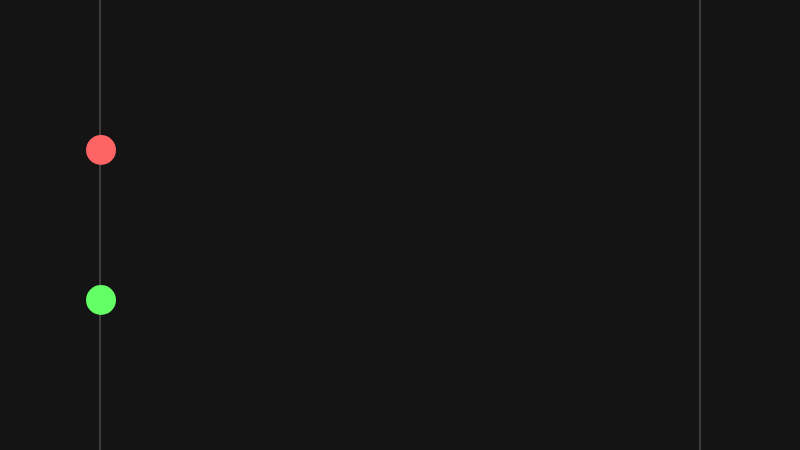
Frame 1 (no input)
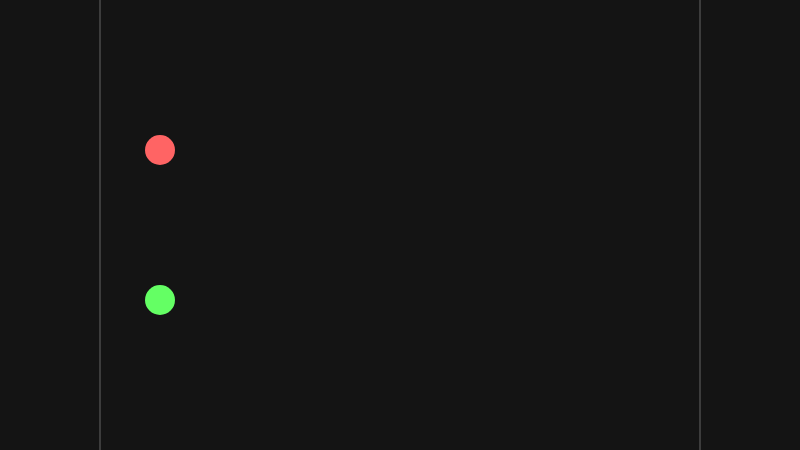
Frame 60 (no input)
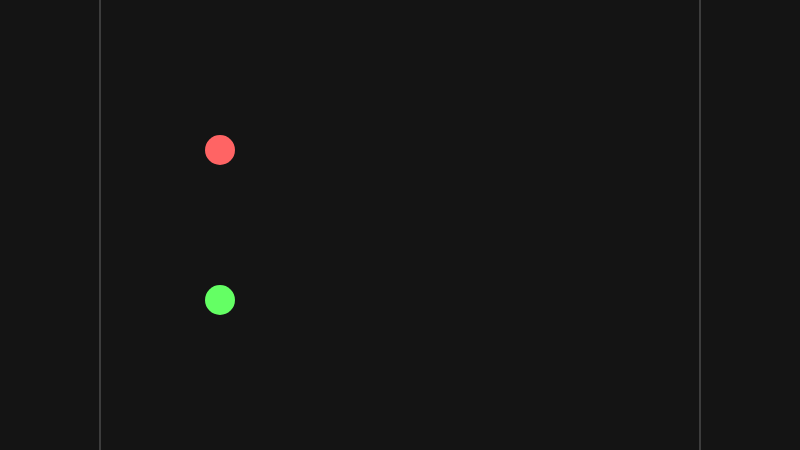
Frame 120 (the mouse pressed at the canvas centre since frame 60)

The p5.js sketch that drew these frames (run headless with seeded random() and noise() and a simulated clock; from frame 60 on, the mouse is pressed at the canvas centre):

// p5.js sketch
// ── sketch.js
let circleSinDelta = { x: 100, y: 150, vel: 60 }; // 60 px por segundo
let circleConDelta = { x: 100, y: 300, vel: 60 }; // 60 px por segundo

let currentFrameRate = 60;
let targetFrameRate = 60;

function setup() {
    createCanvas(800, 450);
    frameRate(targetFrameRate);
}

function draw() {
    background(20);
    
    stroke(100);
    line(100, 0, 100, height);
    line(700, 0, 700, height);
    noStroke();
    
    // Círculo SIN deltaTime (velocidad depende del framerate)
    circleSinDelta.x += circleSinDelta.vel / 60; // Asume 60 FPS siempre
    
    if (circleSinDelta.x > 700) {
        circleSinDelta.x = 100;
    }
    
    fill(255, 100, 100);
    circle(circleSinDelta.x, circleSinDelta.y, 30);
    
    
    // Círculo CON deltaTime (velocidad independiente del framerate)
    circleConDelta.x += circleConDelta.vel * (deltaTime / 1000);
    
    if (circleConDelta.x > 700) {
        circleConDelta.x = 100;
    }
    
    fill(100, 255, 100);
    circle(circleConDelta.x, circleConDelta.y, 30);
}

function keyPressed() {
    if (key === '1') {
        targetFrameRate = 15;
        frameRate(targetFrameRate);
    } else if (key === '2') {
        targetFrameRate = 30;
        frameRate(targetFrameRate);
    } else if (key === '3') {
        targetFrameRate = 60;
        frameRate(targetFrameRate);
    }
}
